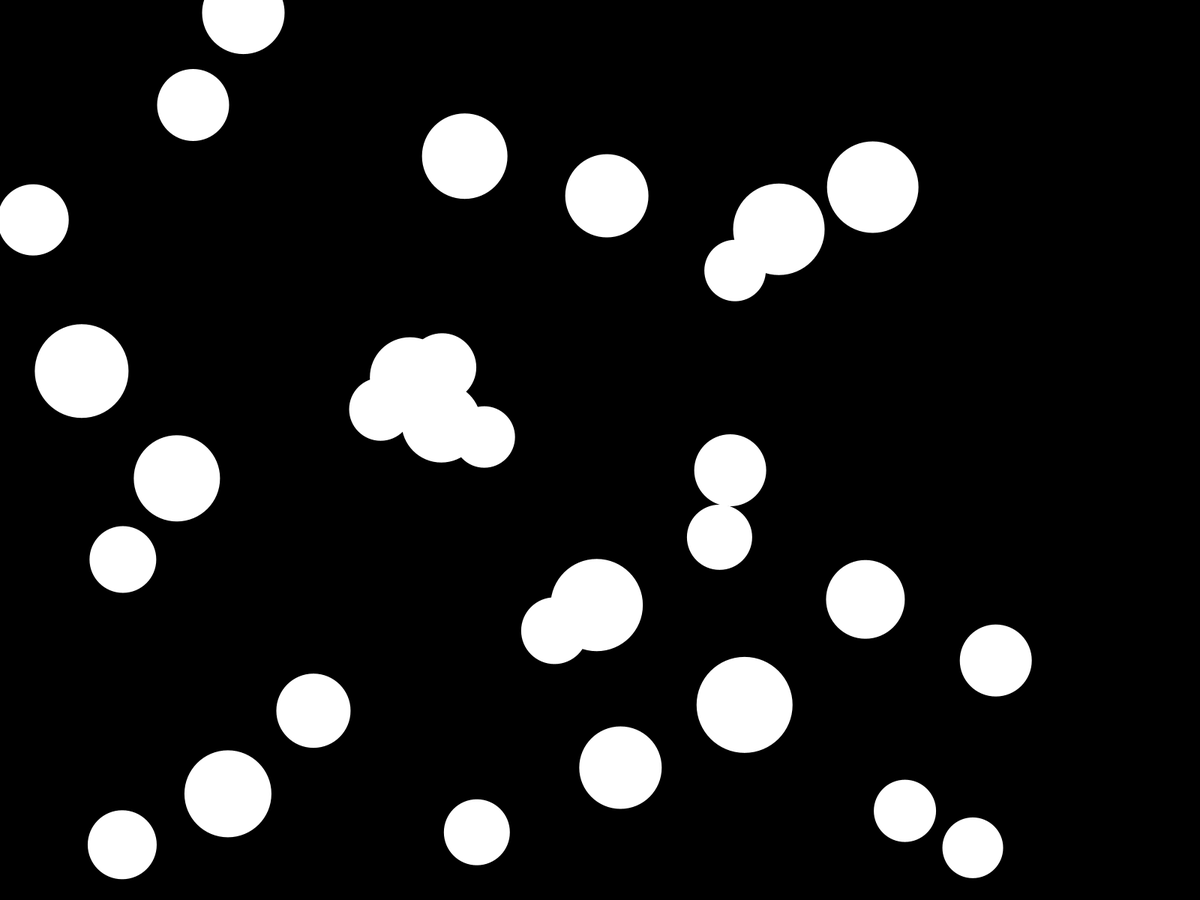
Frame 1 (no input)
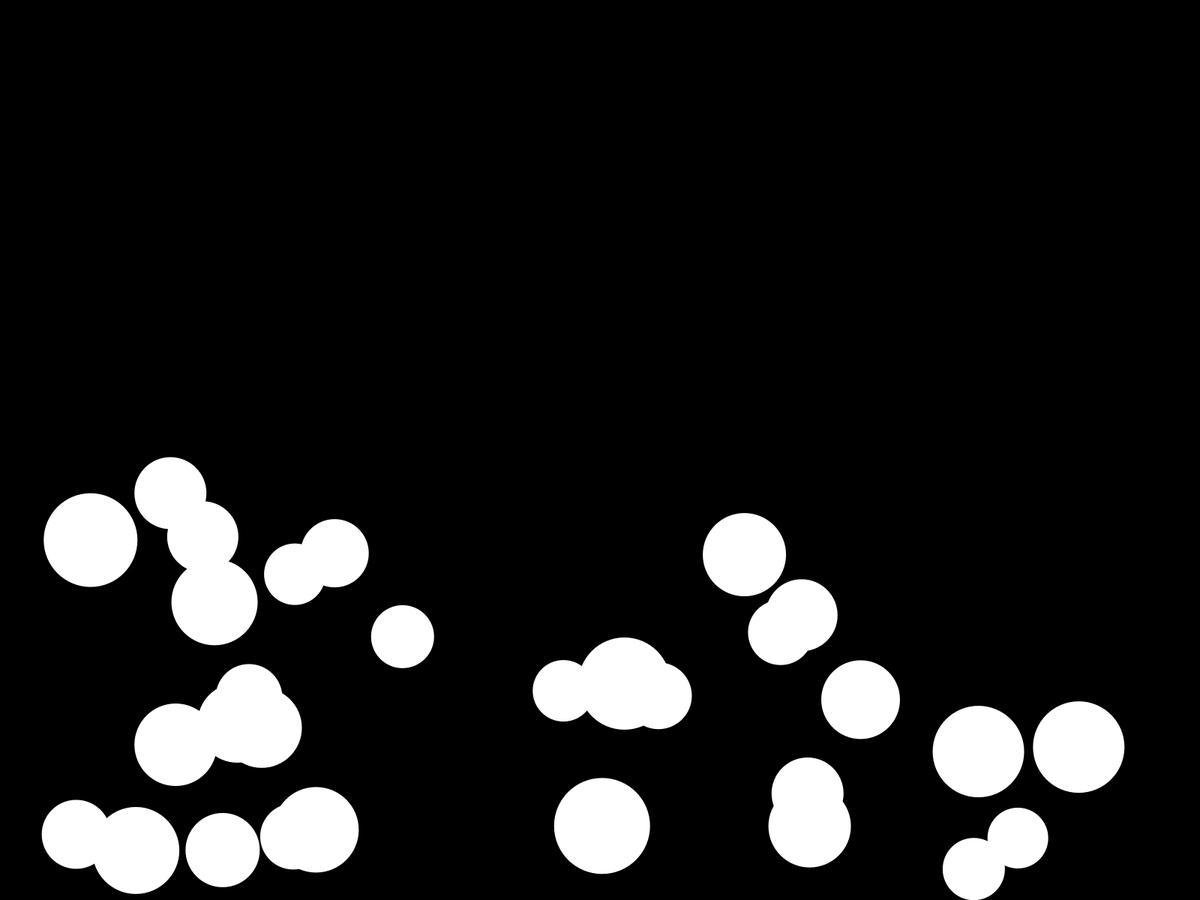
Frame 60 (the mouse pressed at the canvas centre just before this capture)
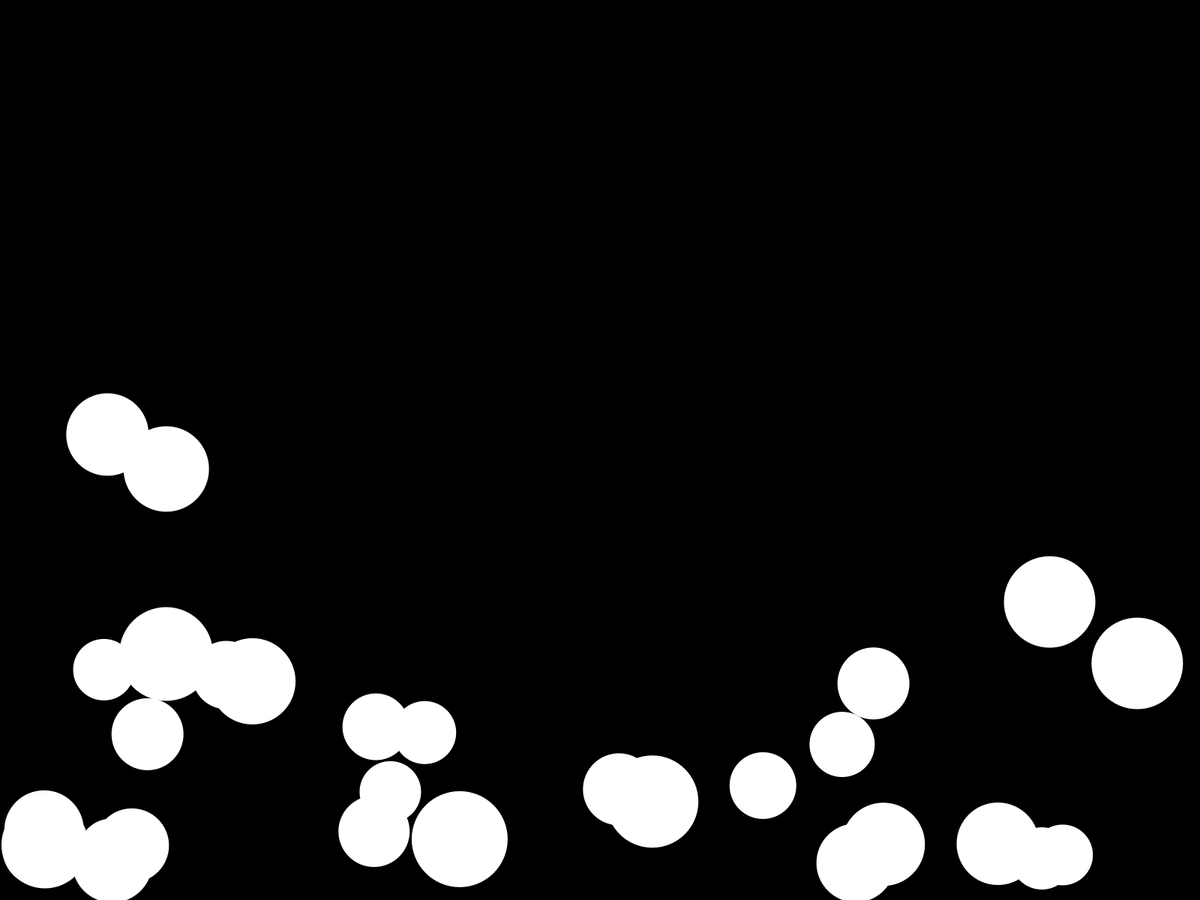
Frame 120 (the mouse held since frame 60 and released just before this capture)

The Processing sketch that drew these frames (run headless with seeded random() and noise(); from frame 60 on, the mouse is pressed at the canvas centre):

// Processing sketch: jumping_balls
// ── jumping_balls.pde
Ball[] balls = new Ball[30];
float gravity = 0.8;
float wind = 0;

void setup(){
  fullScreen(); 
  //size(500, 500);
  noStroke();
  for(int i = 0; i < balls.length; i++){
    balls[i] = new Ball();
  }
}
void draw(){
  background(0);
  for(int i = 0; i < balls.length; i++){
    balls[i].move();
    balls[i].show();
  }
}

// ── Ball.pde
class Ball{
  float x, y;
  float xSpeed, ySpeed;
  int rad;
  boolean radGrows;
  boolean grabbed;
  Ball(){
    this.x = (int) random(0, width);
    this.y = (int) random(0, height);
    this.xSpeed = random(-5, 5);
    this.ySpeed = random(-10, 10);
    this.rad = (int) random(80, 130);
    this.radGrows = true;
    this.grabbed = false;
  }
  void move(){
    this.x += xSpeed;
    this.y += ySpeed;
    this.xSpeed += wind;
    this.ySpeed += gravity;
    bounce();
    //changeRad();
    getPickedUp();
  }
  void getPickedUp(){
    if(mousePressed && ((mouseX > this.x - this.rad) && (mouseX < this.x + this.rad)) && ((mouseY > this.y - this.rad) && (mouseY < this.y + this.rad))){
      this.grabbed = true;
    }
    if(!mousePressed){
      this.grabbed = false;
    }
    if(grabbed){
      this.xSpeed = (mouseX - x) * 0.15;
      this.ySpeed = (mouseY - y) * 0.15;
    }
  }
  void changeRad(){
    if(this.rad < 5 || this.rad > 50){
      this.radGrows = !this.radGrows;
    }
    if(this.radGrows){
      this.rad++;
    }else if(!this.radGrows){
      this.rad--;
    }
  }
  void bounce(){
      if(this.x <= this.rad / 2 && xSpeed < 0){
        this.xSpeed *= -0.8;
      }
      if(this.x > width - this.rad / 2 && xSpeed > 0){
        this.xSpeed *= -0.8;
      }
      if(this.y >= height - this.rad / 2 && ySpeed > 0){
        this.ySpeed *= -0.8;
        if(this.ySpeed < 3.2 && this.ySpeed > -3.2){
          this.ySpeed = 0;
          this.y = height - this.rad / 2;
        }
        this.xSpeed *= 0.99;
      }
      if(this.y <= 0 && ySpeed < 0){
        this.ySpeed *= -0.8;
      }
  }
  void show(){
    fill(255);
    ellipse(this.x, this.y, this.rad, this.rad);
  }
}
